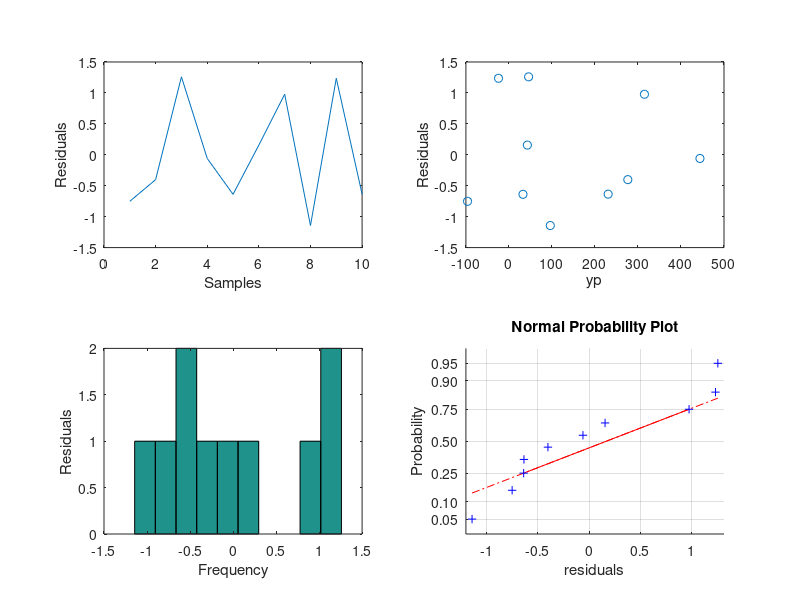
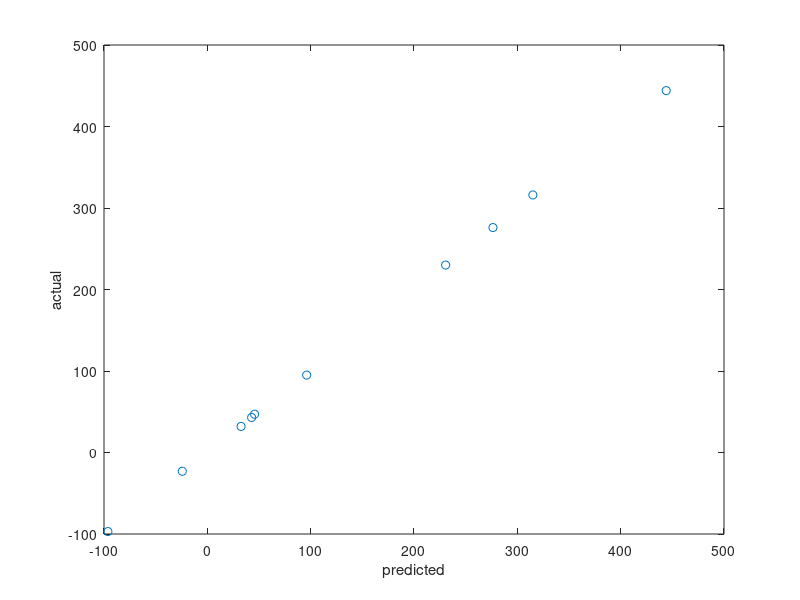

MATLAB code to generate these figures, in order:
clear all 
close all 

data=[1 42 10 -97;
    37 1 34 276;
    22 34 15 47;
    47 19 27 444
    23 42 8 32;
    21 25 35 43;
    42 35 19 316;
    26 21 43 95;
    10 15 43 -23;
    34 9 30 230];

%include the beta zero term 
x=[ones(length(data),1) data(:,1:3)]
%x=data(:,1:3);

y=data(:,4,:);

%uncomment second line if including beta zero
xx = [x(:,1) x(:,2) x(:,4) x(:,2).^2 x(:,3).^2]
%xx = [x(:,1) x(:,3) x(:,1).^2 x(:,2).^2];

disp('The polynomial terms beta values are: ')
th = inv(xx'*xx)*xx'*y

yp = xx*th;
e=y-yp;
%RSS output 
disp('residual sum of squares')
rss=e'*e
%coefficient R^2
disp('R squared')
r2=sum((yp-mean(y)).^2)/sum((y-mean(y)).^2)

% Plot residual assumption graphs 

figure 
%check for non-dependence 
subplot(221)
plot(e)
ylabel('Residuals')
xlabel('Samples')
%check for convergence/divergence 
subplot(222)
plot(yp,e,'o')
ylabel('Residuals')
xlabel('yp')
%check for normality 
subplot(223)
hist(e)
xlabel('Frequency')
ylabel('Residuals')
subplot(224)
normplot(e)
xlabel('residuals')

%linear predictions 
figure 
plot(yp,y,'o')
xlabel('predicted')
ylabel('actual')